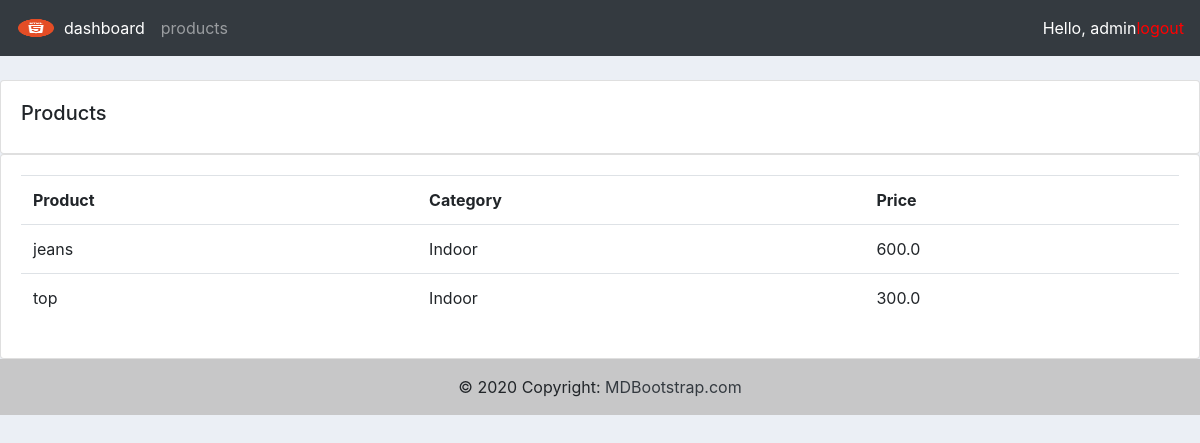
Screenshot of /products/ (signed in) with the database file from the repository.
### accounts/models.py (models this page shows, shortened)
class Product(models.Model):
	CATEGORY = (
			('Indoor', 'Indoor'),
			('Out Door', 'Out Door'),
			)
	name = models.CharField(max_length=200, null=True)
	price = models.FloatField(null=True)
	category = models.CharField(max_length=200, null=True, choices=CATEGORY)
	description = models.CharField(max_length=200, null=True, blank=True)
	date_created = models.DateTimeField(auto_now_add=True, null=True)
	tags = models.ManyToManyField(Tag)

### accounts/views.py (the view)
# urls.py: path('products/', views.products, name="products"),
@login_required(login_url='login')
def products(request):
	products = Product.objects.all()
	context = {
	'products': products
	}
	return render(request, 'products.html',context)

### accounts/templates/products.html
{%  extends 'main.html' %}
{% block content %}
		<br>
		<div class="row">
			<div class="col-md">
				<div class="card card-body">
					<h5>Products</h5>
				</div>
				<div class="card card-body">
					<table class="table">
						<tr>
							<th>Product</th>
							<th>Category</th>
							<th>Price</th>
						</tr>
						{% for product in products %}
						<tr>
							<td> {{ product.name }} </td>
							<td>{{product.category}}</td>
							<td>{{product.price}}</td>
						</tr>
						{% endfor %}
					</table>
				</div>
			</div>
		</div>
{% endblock content %}

### accounts/templates/navbar.html (shortened to what this page needs)
{% load static %}
<nav class="navbar navbar-expand-lg navbar-dark bg-dark">
  <img src="{% static 'images/im.png' %}" style="height: 20px; width: 40px;">
  <div class="collapse navbar-collapse" id="navbarNav">
    <ul class="navbar-nav">
      <li class="nav-item active">
        <a class="nav-link" href=" {% url 'home'%}">dashboard <span class="sr-only">(current)</span></a>
      </li>
      <li class="nav-item">
        <a class="nav-link" href="{% url 'products'%}">products</a>
      </li>
    </ul>
  </div>
  <span class="hello-msg" style="color: white;" >Hello, {{request.user}} </span>
  <span>
    <a class="hello-msg" href=" {% url 'logout' %} " style="color: red;" >logout</a>
  </span>
</nav>

### static/css/style.css (style rules this page uses)
body { background-color: #ebeff5; }

### rows the page displays
Product: name "jeans", category "Indoor", price "600.0"
Product: name "top", category "Indoor", price "300.0"

### other values shown
{{ request.user }} "admin"
